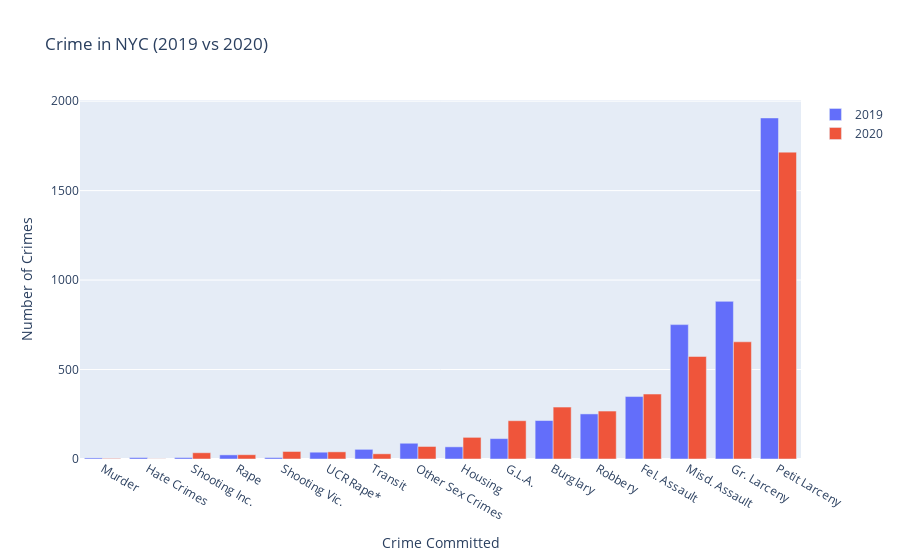

Here is the notebook cell this chart was saved with:
### Code cell
fig = go.Figure([
    go.Bar(name='2019', x=graph['Crime'], y=crimes[2019]),
    go.Bar(name='2020', x=graph['Crime'], y=crimes[2020])
])

fig.update_layout(title='Crime in NYC (2019 vs 2020)',
                  xaxis=dict({'categoryorder': 'total ascending'},
                             title='Crime Committed'),
                  yaxis=dict(title='Number of Crimes'))

fig.show()

### Figure 1 — Plotly figure (JSON) as saved in the notebook; plotly's stock layout.template omitted (floating-point values rounded to 4 significant figures)
{"data": [{"name": "2019", "type": "bar", "x": ["Murder", "Rape", "Robbery", "Fel. Assault", "Burglary", "Gr. Larceny", "G.L.A.", "Transit", "Housing", "Petit Larceny", "Misd. Assault", "UCR Rape*", "Other Sex Crimes", "Shooting Vic.", "Shooting Inc.", "Hate Crimes"], "y": [6, 23, 252, 349, 215, 881, 114, 54, 68, 1906, 751, 38, 88, 8, 8, 8]}, {"name": "2020", "type": "bar", "x": ["Murder", "Rape", "Robbery", "Fel. Assault", "Burglary", "Gr. Larceny", "G.L.A.", "Transit", "Housing", "Petit Larceny", "Misd. Assault", "UCR Rape*", "Other Sex Crimes", "Shooting Vic.", "Shooting Inc.", "Hate Crimes"], "y": [3, 24, 268, 363, 290, 655, 214, 29, 121, 1715, 573, 40, 70, 42, 35, 1]}], "layout": {"title": {"text": "Crime in NYC (2019 vs 2020)"}, "xaxis": {"categoryorder": "total ascending", "title": {"text": "Crime Committed"}}, "yaxis": {"title": {"text": "Number of Crimes"}}}}
